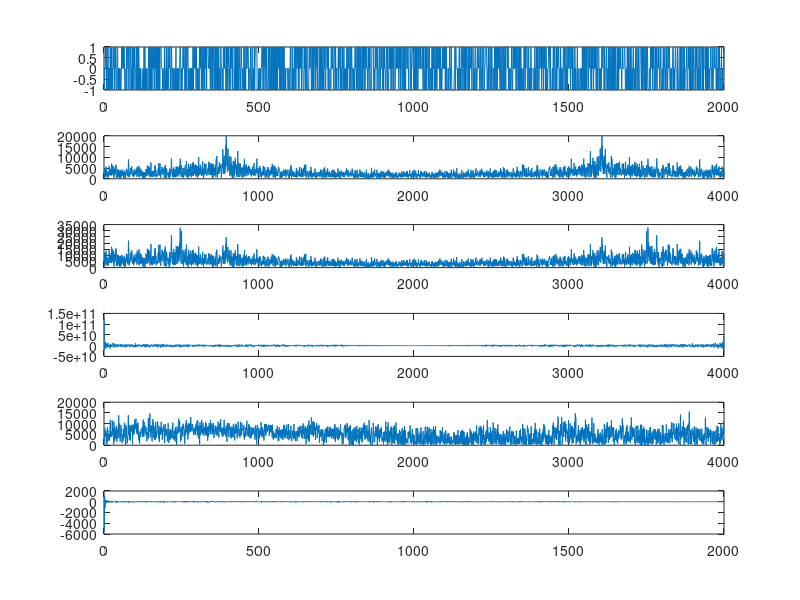

Recreate this plot in MATLAB.
% Raised Cosine Transmit Pulse

F = 2e3;
T = 1/F;
t = T:T:1;
% t2 = -.5:T:.5;

x = randi([-1,1], length(t),1);

x_int = randi([1,2], length(t),1);

fo = 4e2;
Beta = .5;
fdelta = Beta/fo;

srrctfs = 2*fo*sin(2*pi*fo*t)./(2*pi*fo*t);
srrctfc = cos(2*pi*fdelta*t)./1-(4*fdelta*t).^2;
pulse = srrctfs.*srrctfc;
pulse = pulse/sqrt(sum(pulse.^2));
% rctf = srrc(10,0,10);

fo2=2.5e2;
srrctfs2 = 2*fo2*sin(2*pi*fo2*t)./(2*pi*fo2*t);
pulse2 = srrctfs2.*srrctfc;
pulse2 = pulse2/sqrt(sum(pulse2.^2));

x_mod = 100*conv(x, pulse);
x_int_mod = 100*conv(x, pulse2);

x_combined = x_mod + x_int_mod;

Omega = unwrap(angle(fft(x_mod)));

psd_x_int = abs(fft(x_int_mod)).^2;
psd_x_combined = abs(fft(x_combined)).^2;

psd_x_retrieved = psd_x_combined - psd_x_int;

x_retrieved = ifft(sqrt(psd_x_retrieved)).*exp(1i*Omega);

x_filtout = deconv(x_retrieved, pulse);
% x_mod = filter(pulse, 1, x);
% x_filtout=filter(fliplr(rctf), 1, x_mod);

figure(1)
subplot(6,1,1)
plot(x)
subplot(6,1,2)
plot(abs(fft(x_mod)))
subplot(6,1,3)
plot(abs(fft(x_combined)));
subplot(6,1,4)
plot(real(fft(psd_x_retrieved)));
subplot(6,1,5)
plot(abs(fft(x_retrieved)))
subplot(6,1,6)
plot(real(x_filtout));